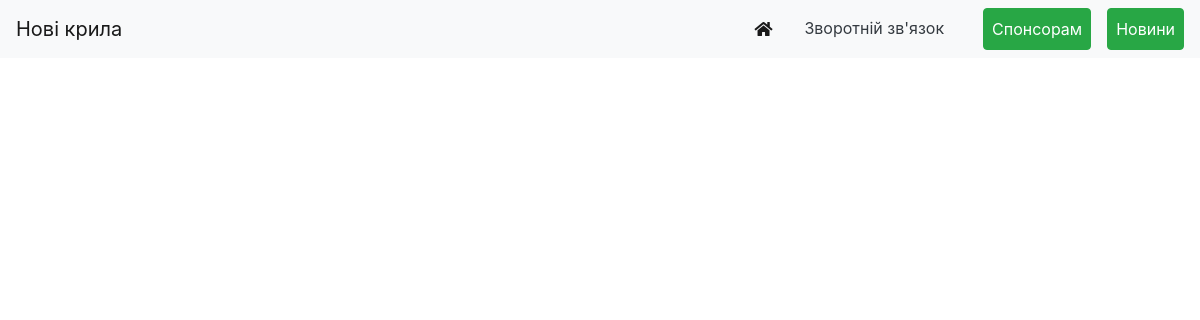
The app's page /news, older data.
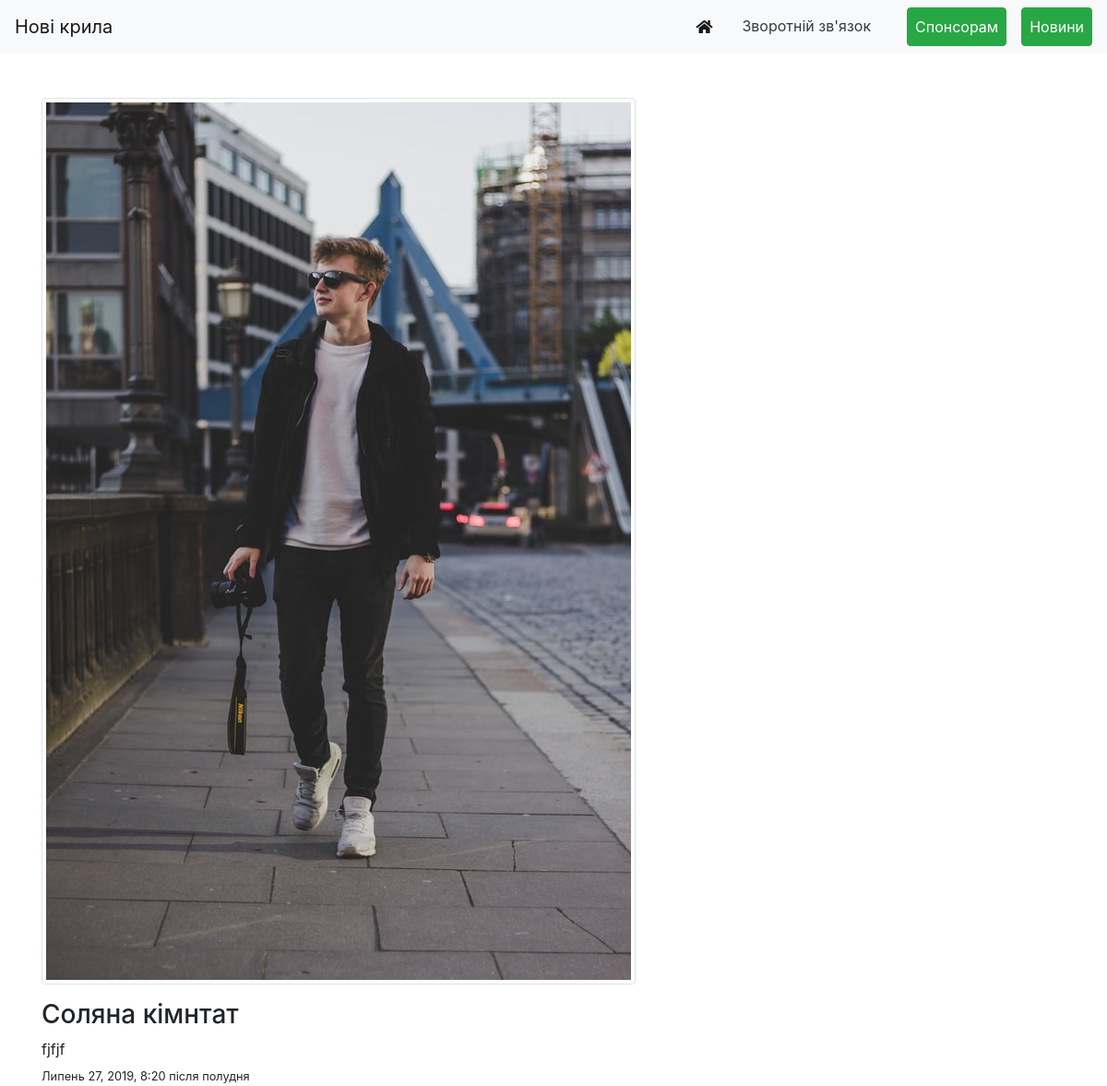
The same page, newer data.
### new_wings/models.py (models this page shows, shortened)
class New(models.Model):
    title = models.CharField("Заголовок", max_length=100)
    images = models.ImageField(blank=False, null=True, upload_to='image/' )
    text = models.TextField("Опис")
    created = models.DateTimeField("Дата створення", auto_now_add=True)
    keywords = models.CharField("Ключові слова", max_length=50)

### new_wings/views.py (the view)
# urls.py: path('news', views.news, name='news')
def news(request):
    return render(request, 'new_wings/news.html', {
        'news': New.objects.all()
    })

### new_wings/templates/new_wings/news.html (shortened to what this page needs)
<!DOCTYPE html>
<html lang="en">
<head>
     <link href="https://stackpath.bootstrapcdn.com/bootstrap/4.3.1/css/bootstrap.min.css"
 rel="stylesheet">
    <link href="https://use.fontawesome.com/releases/v5.8.1/css/all.css"
 rel="stylesheet">
</head>
<body>
    {% include 'new_wings/header.html'  %}
    <div class="container mt-5">
        {% for New in news  %}
        <div class="row d-flex justify-content-center">
            <div class="col-md-12">
                <img src="{{New.images.url}}"  class="img-thumbnail" height="50%" alt="">
            </div>
        </div>
        <div class="row mt-3">
            <div class="col-5">
                <h3>{{New.title}}</h3>
            </div>
        </div>
        <div class="row">
            <div class="col-md-8">
                {{New.text}}
            </div>
        </div>
        <div class="row mt-1">
            <div class="col-md-4">
                <small>{{New.created}}</small>
            </div>
        </div>
          {% endfor %}
    </div>
</body>
</html>

Row changes from the older to the newer data that the page shows:
added New: images (picture), title "Соляна кімнтат", text "fjfjf", created "Липень 27, 2019, 8:20 після полудня"
